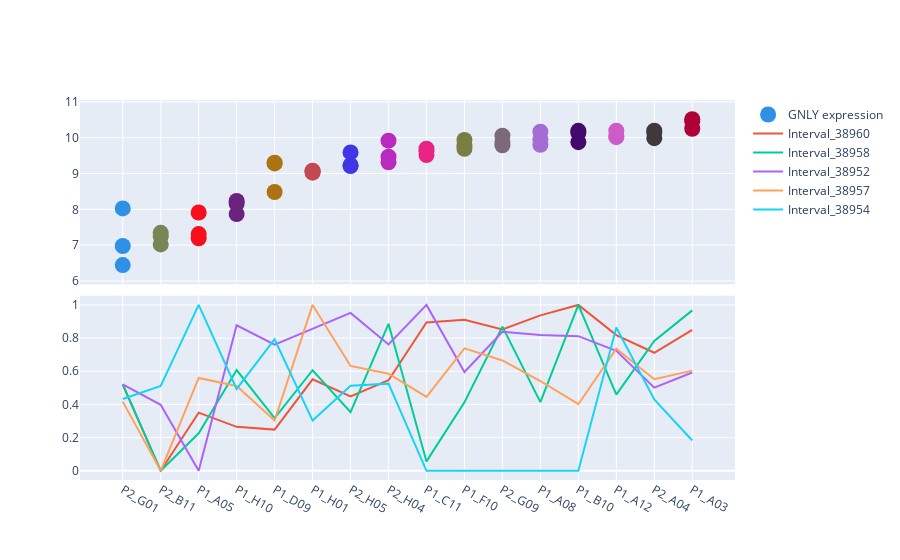

The notebook cell this image was saved under:
### Code cell
pgplotly('GNLY')

### Figure 1 — Plotly figure (JSON) as saved in the notebook; plotly's stock layout.template omitted (floating-point values rounded to 4 significant figures)
{"data": [{"marker": {"color": [0, 0, 0, 1, 1, 1, 2, 2, 2, 3, 3, 3, 4, 4, 4, 5, 5, 5, 6, 6, 6, 7, 7, 7, 8, 8, 8, 9, 9, 9, 10, 10, 10, 11, 11, 11, 12, 12, 12, 13, 13, 13, 14, 14, 14, 15, 15, 15], "colorscale": [[0, "#2E91E5"], [0.04348, "#E15F99"], [0.08696, "#1CA71C"], [0.1304, "#FB0D0D"], [0.1739, "#DA16FF"], [0.2174, "#222A2A"], [0.2609, "#B68100"], [0.3043, "#750D86"], [0.3478, "#EB663B"], [0.3913, "#511CFB"], [0.4348, "#00A08B"], [0.4783, "#FB00D1"], [0.5217, "#FC0080"], [0.5652, "#B2828D"], [0.6087, "#6C7C32"], [0.6522, "#778AAE"], [0.6957, "#862A16"], [0.7391, "#A777F1"], [0.7826, "#620042"], [0.8261, "#1616A7"], [0.8696, "#DA60CA"], [0.913, "#6C4516"], [0.9565, "#0D2A63"], [1, "#AF0038"]], "size": 16}, "mode": "markers", "name": "GNLY expression", "text": ["GNLY expression 6.444 in Clone P2_G01.", "GNLY expression 6.977 in Clone P2_G01.", "GNLY expression 8.026 in Clone P2_G01.", "GNLY expression 7.344 in Clone P2_B11.", "GNLY expression 7.249 in Clone P2_B11.", "GNLY expression 7.020 in Clone P2_B11.", "GNLY expression 7.310 in Clone P1_A05.", "GNLY expression 7.911 in Clone P1_A05.", "GNLY expression 7.192 in Clone P1_A05.", "GNLY expression 7.866 in Clone P1_H10.", "GNLY expression 8.159 in Clone P1_H10.", "GNLY expression 8.232 in Clone P1_H10.", "GNLY expression 8.483 in Clone P1_D09.", "GNLY expression 9.299 in Clone P1_D09.", "GNLY expression 9.281 in Clone P1_D09.", "GNLY expression 9.065 in Clone P1_H01.", "GNLY expression 9.023 in Clone P1_H01.", "GNLY expression 9.076 in Clone P1_H01.", "GNLY expression 9.588 in Clone P2_H05.", "GNLY expression 9.206 in Clone P2_H05.", "GNLY expression 9.233 in Clone P2_H05.", "GNLY expression 9.466 in Clone P2_H04.", "GNLY expression 9.311 in Clone P2_H04.", "GNLY expression 9.916 in Clone P2_H04.", "GNLY expression 9.691 in Clone P1_C11.", "GNLY expression 9.623 in Clone P1_C11.", "GNLY expression 9.515 in Clone P1_C11.", "GNLY expression 9.690 in Clone P1_F10.", "GNLY expression 9.789 in Clone P1_F10.", "GNLY expression 9.936 in Clone P1_F10.", "GNLY expression 9.786 in Clone P2_G09.", "GNLY expression 9.857 in Clone P2_G09.", "GNLY expression 10.056 in Clone P2_G09.", "GNLY expression 10.167 in Clone P1_A08.", "GNLY expression 9.801 in Clone P1_A08.", "GNLY expression 9.943 in Clone P1_A08.", "GNLY expression 9.875 in Clone P1_B10.", "GNLY expression 10.138 in Clone P1_B10.", "GNLY expression 10.192 in Clone P1_B10.", "GNLY expression 10.050 in Clone P1_A12.", "GNLY expression 10.196 in Clone P1_A12.", "GNLY expression 10.013 in Clone P1_A12.", "GNLY expression 10.147 in Clone P2_A04.", "GNLY expression 10.194 in Clone P2_A04.", "GNLY expression 9.985 in Clone P2_A04.", "GNLY expression 10.515 in Clone P1_A03.", "GNLY expression 10.460 in Clone P1_A03.", "GNLY expression 10.248 in Clone P1_A03."], "type": "scatter", "x": ["P2_G01", "P2_G01", "P2_G01", "P2_B11", "P2_B11", "P2_B11", "P1_A05", "P1_A05", "P1_A05", "P1_H10", "P1_H10", "P1_H10", "P1_D09", "P1_D09", "P1_D09", "P1_H01", "P1_H01", "P1_H01", "P2_H05", "P2_H05", "P2_H05", "P2_H04", "P2_H04", "P2_H04", "P1_C11", "P1_C11", "P1_C11", "P1_F10", "P1_F10", "P1_F10", "P2_G09", "P2_G09", "P2_G09", "P1_A08", "P1_A08", "P1_A08", "P1_B10", "P1_B10", "P1_B10", "P1_A12", "P1_A12", "P1_A12", "P2_A04", "P2_A04", "P2_A04", "P1_A03", "P1_A03", "P1_A03"], "xaxis": "x", "y": [6.444, 6.977, 8.026, 7.344, 7.249, 7.02, 7.31, 7.911, 7.192, 7.866, 8.159, 8.232, 8.483, 9.299, 9.281, 9.065, 9.023, 9.076, 9.588, 9.206, 9.233, 9.466, 9.311, 9.916, 9.691, 9.623, 9.515, 9.69, 9.789, 9.936, 9.786, 9.857, 10.06, 10.17, 9.801, 9.943, 9.875, 10.14, 10.19, 10.05, 10.2, 10.01, 10.15, 10.19, 9.985, 10.51, 10.46, 10.25], "yaxis": "y"}, {"mode": "lines", "name": "Interval_38960", "type": "scatter", "x": ["P2_G01", "P2_B11", "P1_A05", "P1_H10", "P1_D09", "P1_H01", "P2_H05", "P2_H04", "P1_C11", "P1_F10", "P2_G09", "P1_A08", "P1_B10", "P1_A12", "P2_A04", "P1_A03"], "xaxis": "x2", "y": [0.5194, 0, 0.3506, 0.265, 0.2484, 0.5516, 0.4483, 0.5457, 0.894, 0.9103, 0.8514, 0.9369, 1, 0.8178, 0.7115, 0.8501], "yaxis": "y2"}, {"mode": "lines", "name": "Interval_38958", "type": "scatter", "x": ["P2_G01", "P2_B11", "P1_A05", "P1_H10", "P1_D09", "P1_H01", "P2_H05", "P2_H04", "P1_C11", "P1_F10", "P2_G09", "P1_A08", "P1_B10", "P1_A12", "P2_A04", "P1_A03"], "xaxis": "x2", "y": [0.521, 0, 0.2258, 0.6075, 0.3174, 0.6061, 0.3538, 0.8862, 0.05659, 0.4128, 0.8691, 0.414, 1, 0.4594, 0.783, 0.9669], "yaxis": "y2"}, {"mode": "lines", "name": "Interval_38952", "type": "scatter", "x": ["P2_G01", "P2_B11", "P1_A05", "P1_H10", "P1_D09", "P1_H01", "P2_H05", "P2_H04", "P1_C11", "P1_F10", "P2_G09", "P1_A08", "P1_B10", "P1_A12", "P2_A04", "P1_A03"], "xaxis": "x2", "y": [0.5211, 0.3978, 0, 0.8773, 0.7599, 0.8569, 0.9515, 0.7615, 1, 0.5958, 0.8381, 0.8193, 0.8116, 0.7236, 0.5015, 0.5925], "yaxis": "y2"}, {"mode": "lines", "name": "Interval_38957", "type": "scatter", "x": ["P2_G01", "P2_B11", "P1_A05", "P1_H10", "P1_D09", "P1_H01", "P2_H05", "P2_H04", "P1_C11", "P1_F10", "P2_G09", "P1_A08", "P1_B10", "P1_A12", "P2_A04", "P1_A03"], "xaxis": "x2", "y": [0.4168, 0, 0.5599, 0.5109, 0.3032, 1, 0.6319, 0.5852, 0.4455, 0.7378, 0.6653, 0.5412, 0.4014, 0.7361, 0.552, 0.6039], "yaxis": "y2"}, {"mode": "lines", "name": "Interval_38954", "type": "scatter", "x": ["P2_G01", "P2_B11", "P1_A05", "P1_H10", "P1_D09", "P1_H01", "P2_H05", "P2_H04", "P1_C11", "P1_F10", "P2_G09", "P1_A08", "P1_B10", "P1_A12", "P2_A04", "P1_A03"], "xaxis": "x2", "y": [0.4331, 0.5115, 1, 0.4934, 0.793, 0.3026, 0.513, 0.5254, 0, 0, 0, 0, 0, 0.8644, 0.4305, 0.1829], "yaxis": "y2"}], "layout": {"xaxis": {"anchor": "y", "domain": [0, 1], "matches": "x2", "showticklabels": false}, "xaxis2": {"anchor": "y2", "domain": [0, 1]}, "yaxis": {"anchor": "x", "domain": [0.515, 1]}, "yaxis2": {"anchor": "x2", "domain": [0, 0.485]}}}
